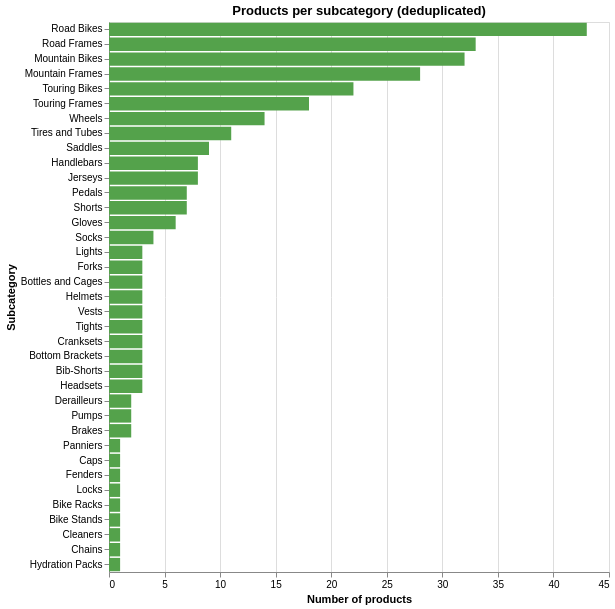

Notebook code cell kept with this figure:
### Code cell
# Bar chart of products per subcategory
chart = alt.Chart(sub_counts).mark_bar(color='#54A24B').encode(
    x=alt.X('product_count:Q', title='Number of products'),
    y=alt.Y('subcategory:N', sort='-x', title='Subcategory'),
    tooltip=['subcategory','product_count']
).properties(
    title='Products per subcategory (deduplicated)',
    width=500, height=550
)
chart

### Figure 1 — Vega-Lite specification as saved in the notebook (floating-point values rounded to 4 significant figures)
{"config": {"view": {"continuousWidth": 300, "continuousHeight": 300}}, "data": {"name": "data-6f9ab3fe34dddc21799f09b77dde1e53"}, "mark": {"type": "bar", "color": "#54A24B"}, "encoding": {"tooltip": [{"field": "subcategory", "type": "nominal"}, {"field": "product_count", "type": "quantitative"}], "x": {"field": "product_count", "title": "Number of products", "type": "quantitative"}, "y": {"field": "subcategory", "sort": "-x", "title": "Subcategory", "type": "nominal"}}, "height": 550, "title": "Products per subcategory (deduplicated)", "width": 500, "$schema": "https://vega.github.io/schema/vega-lite/v5.20.1.json", "datasets": {"data-6f9ab3fe34dddc21799f09b77dde1e53": [{"subcategory": "Road Bikes", "product_count": 43}, {"subcategory": "Road Frames", "product_count": 33}, {"subcategory": "Mountain Bikes", "product_count": 32}, {"subcategory": "Mountain Frames", "product_count": 28}, {"subcategory": "Touring Bikes", "product_count": 22}, {"subcategory": "Touring Frames", "product_count": 18}, {"subcategory": "Wheels", "product_count": 14}, {"subcategory": "Tires and Tubes", "product_count": 11}, {"subcategory": "Saddles", "product_count": 9}, {"subcategory": "Handlebars", "product_count": 8}, {"subcategory": "Jerseys", "product_count": 8}, {"subcategory": "Pedals", "product_count": 7}, {"subcategory": "Shorts", "product_count": 7}, {"subcategory": "Gloves", "product_count": 6}, {"subcategory": "Socks", "product_count": 4}, {"subcategory": "Lights", "product_count": 3}, {"subcategory": "Forks", "product_count": 3}, {"subcategory": "Bottles and Cages", "product_count": 3}, {"subcategory": "Helmets", "product_count": 3}, {"subcategory": "Vests", "product_count": 3}, {"subcategory": "Tights", "product_count": 3}, {"subcategory": "Cranksets", "product_count": 3}, {"subcategory": "Bottom Brackets", "product_count": 3}, {"subcategory": "Bib-Shorts", "product_count": 3}, {"subcategory": "Headsets", "product_count": 3}, {"subcategory": "Derailleurs", "product_count": 2}, {"subcategory": "Pumps", "product_count": 2}, {"subcategory": "Brakes", "product_count": 2}, {"subcategory": "Panniers", "product_count": 1}, {"subcategory": "Caps", "product_count": 1}, {"subcategory": "Fenders", "product_count": 1}, {"subcategory": "Locks", "product_count": 1}, {"subcategory": "Bike Racks", "product_count": 1}, {"subcategory": "Bike Stands", "product_count": 1}, {"subcategory": "Cleaners", "product_count": 1}, {"subcategory": "Chains", "product_count": 1}, {"subcategory": "Hydration Packs", "product_count": 1}]}}
